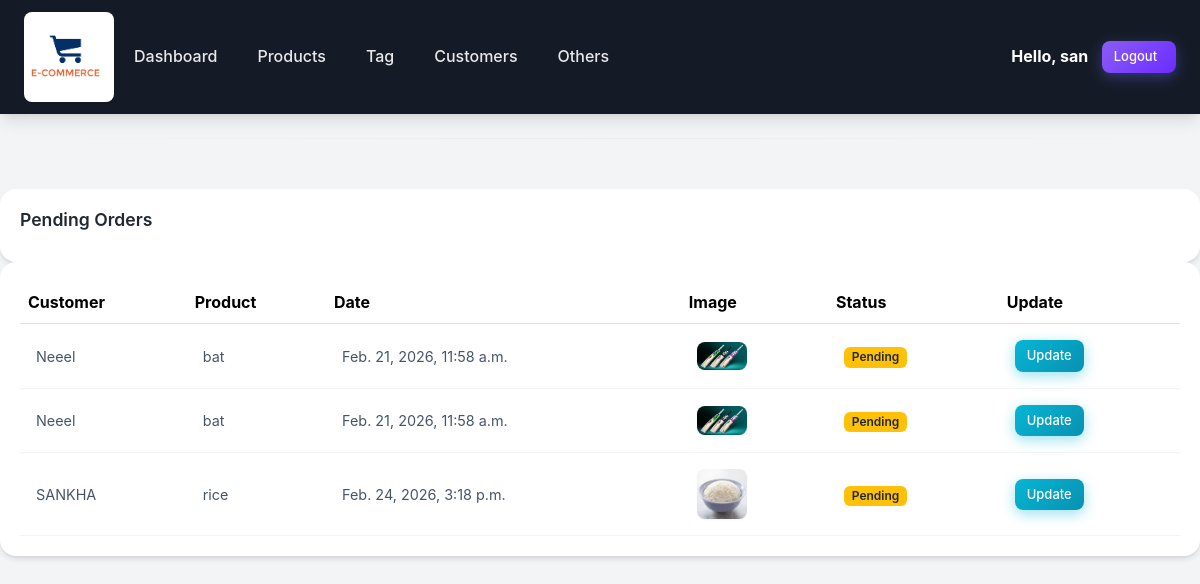
Page /order_pending/ (signed in) on the committed database.
### acc/models.py (models this page shows, shortened)
class Order(models.Model):
    STATUS = (
        ('Pending','Pending'),
        ('Out for delivery','Out for delivery'),
        ('Delivered','Delivered'),
    )
    customer=models.ForeignKey(Customer,null=True,on_delete=models.CASCADE)
    product=models.ForeignKey(Product,null=True,on_delete=models.CASCADE)
    date_created=models.DateTimeField(auto_now_add=True,null=True)
    status=models.CharField(max_length=100,null=True, choices=STATUS)

class Customer(models.Model):
    name=models.CharField(max_length=200,null=True)
    phone=models.CharField(max_length=200,null=True)
    email=models.CharField(max_length=200,null=True)
    date_created=models.DateTimeField(auto_now_add=True)
    def __str__(self):
        return self.name

class Product(models.Model):
    CATEGORY=(
        ('Indoor','Indoor'),
        ('Out door','Out door'),
    )
    name=models.CharField(max_length=200,null=True)
    price=models.FloatField(null=True)
    category=models.CharField(max_length=200,null=True,choices=CATEGORY)
    description=models.CharField(max_length=250,null=True,blank=True)
    date_created=models.DateTimeField(auto_now_add=True,null=True)
    pic=models.ImageField(blank=True,upload_to="product_image/")
    tags=models.ManyToManyField(Tag)
    def __str__(self):
        return self.name

### acc/views.py (the view)
# urls.py: path('order_pending/', views.order_pending, name='order_pending'),
@login_required(login_url='login')
def order_pending(request):
    orders = Order.objects.filter(status='Pending')
    context = {'orders': orders}
    return render(request, 'acc/order_pending.html', context)

### template/acc/order_pending.html
{% extends 'base.html' %}
{% load static %}
{% block content %}
<br>
<div class="row">
    <div class="col-md">
        <div class="card card-body">
            <h5>Pending Orders</h5>
        </div>
        <div class="card card-body">
            <table class="table">
                <tr>
                    <th>Customer</th>
                    <th>Product</th>
                    <th>Date</th>
                    <th>Image</th>
                    <th>Status</th>
                    <th>Update</th>
                </tr>
                {% for i in orders %}
                <tr>
                    <td>{{ i.customer }}</td>
                    <td>{{ i.product }}</td>
                    <td>{{ i.date_created }}</td>
                    <td>
                        {% if i.product.pic %}
                            <img src="{{ i.product.pic.url }}" height="50" width="50">
                        {% else %}
                            <span class="text-muted">No Image</span>
                        {% endif %}
                    </td>
                    <td>
                        <span class="badge bg-warning text-dark">Pending</span>
                    </td>
                    <td>
                        <a href="{% url 'update_order' i.id %}" class="btn btn-sm btn-info">
                            Update
                        </a>
                    </td>
                </tr>
                {% endfor %}
            </table>
        </div>
    </div>
</div>
{% endblock %}

### template/navbar.html (shortened to what this page needs)
{% load static %}
<nav class="navbar navbar-expand-lg navbar-dark bg-dark">
  <img src="{% static 'images/ecommerce.jpg' %}" height="120" width="90">
  <div class="collapse navbar-collapse" id="navbarNav">
    <ul class="navbar-nav">
      <li class="nav-item active">
        <a class="nav-link" href="{% url 'home' %}">Dashboard</a>
      </li>
      <li class="nav-item">
        <a class="nav-link" href="{% url 'product' %}">Products</a>
      </li>
      <li class="nav-item">
        <a class="nav-link" href="{% url 'tag' %}">Tag</a>
      </li>
      <li class="nav-item">
        <a class="nav-link" href="{% url 'customers' %}">Customers</a>
      </li>
      <li class="nav-item">
        <a class="nav-link" href="{% url 'image' %}">Others</a>
      </li>
    </ul>
  </div>
  <span class="hello-msg text-white"><strong>Hello,</strong><strong> {{request.user}}</strong>&nbsp;&nbsp;&nbsp; </span>
  <span><a class="btn btn-primary btn-sm" href="{% url 'logout' %}">Logout&nbsp;&nbsp;</a></span>
</nav>

### static/css/style.css (style rules this page uses)
:root { --primary-color: #8b5cf6; --primary-dark: #6b2cff; --primary-light: #a77dff; --secondary-color: #64748b; --success-color: #10b981; --warning-color: #f59e0b; --danger-color: #ef4444; --info-color: #06b6d4; --dark-color: #151b26; --light-color: #f3f4f6; --white: #ffffff; --black: #000000; --gray-100: #f1f5f9; --gray-200: #e2e8f0; --gray-300: #cbd5e1; --gray-400: #94a3b8; --gray-500: #64748b; --gray-600: #475569; --gray-700: #222831; --shadow-sm: 0 1px 2px 0 rgb(0 0 0 / 0.05); --shadow-md: 0 4px 6px -1px rgb(0 0 0 / 0.1), 0 2px 4px -2px rgb(0 0 0 / 0.1); --shadow-lg: 0 10px 15px -3px rgb(0 0 0 / 0.1), 0 4px 6px -4px rgb(0 0 0 / 0.1); --shadow-xl: 0 20px 25px -5px rgb(0 0 0 / 0.1), 0 8px 10px -6px rgb(0 0 0 / 0.1); --radius-sm: 0.375rem; --radius-md: 0.5rem; --radius-lg: 0.75rem; --radius-xl: 1rem; --transition: all 0.3s ease; }
* { margin: 0; padding: 0; box-sizing: border-box; }
body { background: var(--light-color); color: var(--gray-700); font-family: 'Inter', -apple-system, BlinkMacSystemFont, 'Segoe UI', Roboto, sans-serif; min-height: 100vh; line-height: 1.6; }
.navbar { background: var(--dark-color) !important; padding: 0.75rem 1.5rem; box-shadow: var(--shadow-lg); }
.navbar-dark .navbar-nav .nav-link { color: rgba(255, 255, 255, 0.9); font-weight: 500; padding: 0.5rem 1rem; border-radius: var(--radius-md); transition: var(--transition); margin: 0 0.25rem; }
.card { border: none; border-radius: var(--radius-xl); box-shadow: var(--shadow-md); transition: var(--transition); background: var(--white); overflow: hidden; }
.card-body { padding: 1.25rem; }
.table { margin-bottom: 0; width: 100%; }
.table tbody td { padding: 1rem; vertical-align: middle; border-bottom: 1px solid var(--gray-100); color: var(--gray-600); font-size: 0.9rem; }
.table tbody tr { transition: var(--transition); }
.btn { font-weight: 500; padding: 0.5rem 1rem; border-radius: var(--radius-md); transition: var(--transition); font-size: 0.875rem; border: none; cursor: pointer; text-decoration: none; display: inline-block; }
.btn-primary { background: linear-gradient(135deg, var(--primary-color) 0%, var(--primary-dark) 100%); color: var(--white); box-shadow: 0 4px 14px rgba(99, 102, 241, 0.4); }
.btn-info { background: linear-gradient(135deg, var(--info-color) 0%, #0891b2 100%); color: var(--white); box-shadow: 0 4px 14px rgba(6, 182, 212, 0.4); }
.btn-sm { padding: 0.375rem 0.75rem; font-size: 0.8125rem; }
img { max-width: 100%; height: auto; border-radius: var(--radius-md); box-shadow: var(--shadow-sm); transition: var(--transition); }
h1, h2, h3, h4, h5, h6 { color: var(--gray-700); font-weight: 600; margin-bottom: 1rem; }
h5 { font-size: 1.1rem; color: var(--gray-700); margin-bottom: 0.75rem; }
a { text-decoration: none; transition: var(--transition); }
.row { margin: 0 -0.75rem; }
.row > [class*="col"] { padding: 0 0.75rem; }
.text-dark { color: var(--gray-700) !important; }
.card { animation: fadeInUp 0.5s ease forwards; }
.col-md .card:nth-child(1) { animation-delay: 0.05s; }
.col-md .card:nth-child(2) { animation-delay: 0.1s; }
.badge { padding: 0.35em 0.65em; font-size: 0.75rem; font-weight: 600; border-radius: var(--radius-sm); }

### rows in the picture
Order: customer "Neeel", product "bat", date_created "Feb. 21, 2026, 11:58 a.m.", product.pic (picture)
Order: customer "Neeel", product "bat", date_created "Feb. 21, 2026, 11:58 a.m.", product.pic (picture)
Order: customer "SANKHA", product "rice", date_created "Feb. 24, 2026, 3:18 p.m.", product.pic (picture)

### other values in the picture
{{ request.user }} "san"
